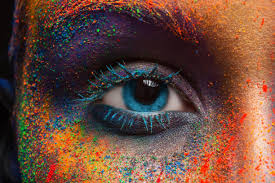
#> input picture image.jpg, 275 x 183 px
$ jupyter execute lab8.ipynb
#> lines starting #> are read from the running program, lines starting #| are printed output that depends on the picture; after the words box and inside, x2 and y2 are one past the last pixel; in counts of white or black regions, pixels touching at a corner belong together
[cell 1]
#Implement Edge detection and Contour detection on images using openCV

[cell 2]
import cv2

[cell 3]
img=cv2.imread("image.jpg")
#> img is the input picture: shape (183, 275, 3); mean B, G, R 59.9, 72.9, 106.2

[cell 4]
gray=cv2.cvtColor(img,cv2.COLOR_BGR2GRAY)
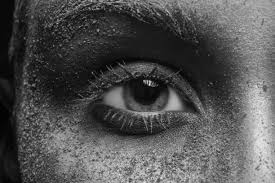
#> gray: shape (183, 275); min 0, max 238, mean 81.4
blur=cv2.GaussianBlur(gray,(3,3),0)
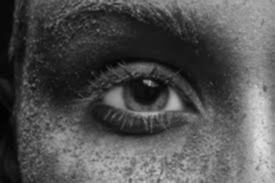
#> blur: shape (183, 275); min 1, max 224, mean 81.4
wide=cv2.Canny(blur,10,100)
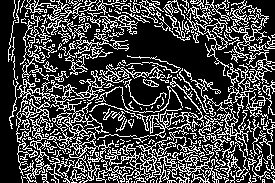
#> wide: shape (183, 275); 27.5% white in thin lines or dots
mid=cv2.Canny(blur,30,150)
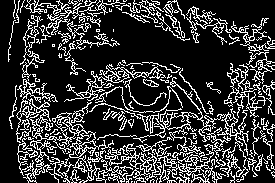
#> mid: shape (183, 275); 21.5% white in thin lines or dots
tight=cv2.Canny(blur,240,250)
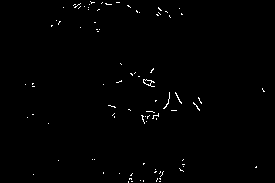
#> tight: shape (183, 275); 0.73% white in thin lines or dots, all inside (x1, y1, x2, y2) = (25, 1, 265, 183)

[cell 5]
cv2.imshow("Original Image", img)
cv2.imshow("Wide Edged Image", wide)
cv2.imshow("Mid Edged Image", mid)
cv2.imshow("Tight Edged Image", tight)

cv2.waitKey(0)
cv2.destroyAllWindows()

[cell 6]
kernel=cv2.getStructuringElement(cv2.MORPH_RECT,(3,3))
dilated=cv2.dilate(mid,kernel,iterations=1)
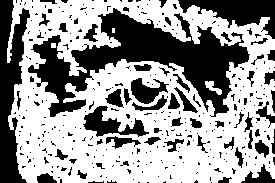
#> dilated: shape (183, 275); 59.7% white; 326 black regions (272 under 20 px)
contours,_=cv2.findContours(dilated,cv2.RETR_EXTERNAL,cv2.CHAIN_APPROX_SIMPLE)
#> contours = 1 contour; box (x1, y1, x2, y2) and area: (7, 0, 275, 183) 43644
image_copy=img.copy()

[cell 7]
cv2.drawContours(img,contours,-1,(0,255,0),2)
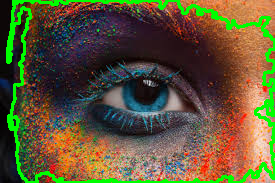
#> img: shape (183, 275, 3); 7.84% of pixels changed, all inside (x1, y1, x2, y2) = (6, 0, 275, 183)
cv2.imshow("contours",image_copy)

cv2.waitKey(0)
cv2.destroyAllWindows()
